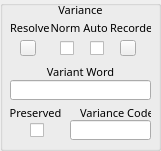
   <widget class="QGroupBox" name="ResolutiongroupBox">
    <property name="geometry">
     <rect>
      <x>590</x>
      <y>320</y>
      <width>161</width>
      <height>151</height>
     </rect>
    </property>
    <property name="font">
     <font>
      <family>FROMVS</family>
      <pointsize>8</pointsize>
      <weight>50</weight>
      <italic>false</italic>
      <bold>false</bold>
     </font>
    </property>
    <property name="title">
     <string/>
    </property>
    <property name="alignment">
     <set>Qt::AlignCenter</set>
    </property>
    <widget class="QCheckBox" name="PreservedCkBox">
     <property name="geometry">
      <rect>
       <x>30</x>
       <y>120</y>
       <width>16</width>
       <height>21</height>
      </rect>
     </property>
     <property name="font">
      <font>
       <family>FROMVS</family>
       <pointsize>8</pointsize>
       <weight>50</weight>
       <italic>false</italic>
       <bold>false</bold>
      </font>
     </property>
     <property name="toolTip">
      <string>Check to preserve</string>
     </property>
     <property name="text">
      <string/>
     </property>
     <property name="checkable">
      <bool>false</bool>
     </property>
    </widget>
    <widget class="QLabel" name="VarianceCodeLabel">
     <property name="geometry">
      <rect>
       <x>80</x>
       <y>100</y>
       <width>71</width>
       <height>21</height>
      </rect>
     </property>
     <property name="font">
      <font>
       <family>FROMVS</family>
       <pointsize>8</pointsize>
       <weight>50</weight>
       <italic>false</italic>
       <bold>false</bold>
      </font>
     </property>
     <property name="text">
      <string>Variance Code</string>
     </property>
     <property name="alignment">
      <set>Qt::AlignBottom|Qt::AlignLeading|Qt::AlignLeft</set>
     </property>
    </widget>
    <widget class="QLabel" name="Preservedchapterlabel">
     <property name="geometry">
      <rect>
       <x>10</x>
       <y>100</y>
       <width>51</width>
       <height>21</height>
      </rect>
     </property>
     <property name="font">
      <font>
       <family>FROMVS</family>
       <pointsize>8</pointsize>
       <weight>50</weight>
       <italic>false</italic>
       <bold>false</bold>
      </font>
     </property>
     <property name="toolTip">
      <string>Preserved</string>
     </property>
     <property name="text">
      <string>Preserved</string>
     </property>
     <property name="alignment">
      <set>Qt::AlignBottom|Qt::AlignHCenter</set>
     </property>
    </widget>
    <widget class="QLabel" name="VarWordlabel">
     <property name="geometry">
      <rect>
       <x>30</x>
       <y>60</y>
       <width>101</width>
       <height>20</height>
      </rect>
     </property>
     <property name="font">
      <font>
       <family>FROMVS</family>
       <pointsize>8</pointsize>
       <weight>50</weight>
       <italic>false</italic>
       <bold>false</bold>
      </font>
     </property>
     <property name="toolTip">
      <string>Variant word</string>
     </property>
     <property name="text">
      <string>Variant Word</string>
     </property>
     <property name="alignment">
      <set>Qt::AlignBottom|Qt::AlignHCenter</set>
     </property>
    </widget>
    <widget class="QLabel" name="VarianceGrouplabel">
     <property name="geometry">
      <rect>
       <x>40</x>
       <y>0</y>
       <width>81</width>
       <height>20</height>
      </rect>
     </property>
     <property name="font">
      <font>
       <family>FROMVS</family>
       <pointsize>8</pointsize>
       <weight>50</weight>
       <italic>false</italic>
       <bold>false</bold>
      </font>
     </property>
     <property name="toolTip">
      <string>OCR Language Group</string>
     </property>
     <property name="text">
      <string>Variance</string>
     </property>
     <property name="alignment">
      <set>Qt::AlignCenter</set>
     </property>
    </widget>
    <widget class="QPushButton" name="Resolvebutton">
     <property name="geometry">
      <rect>
       <x>20</x>
       <y>40</y>
       <width>16</width>
       <height>16</height>
      </rect>
     </property>
     <property name="font">
      <font>
       <family>FROMVS</family>
       <pointsize>8</pointsize>
       <weight>50</weight>
       <italic>false</italic>
       <bold>false</bold>
      </font>
     </property>
     <property name="toolTip">
      <string>Synchronize to selected verse</string>
     </property>
     <property name="text">
      <string/>
     </property>
     <property name="icon">
      <iconset resource="../UI_Icons.qrc">
       <normaloff>:/Icons/Icons/tick.png</normaloff>:/Icons/Icons/tick.png</iconset>
     </property>
    </widget>
    <widget class="QLabel" name="Resolvelabel">
     <property name="geometry">
      <rect>
       <x>10</x>
       <y>20</y>
       <width>41</width>
       <height>16</height>
      </rect>
     </property>
     <property name="text">
      <string>Resolve</string>
     </property>
     <property name="alignment">
      <set>Qt::AlignBottom|Qt::AlignLeading|Qt::AlignLeft</set>
     </property>
    </widget>
    <widget class="QLineEdit" name="VariantWordlineEdit">
     <property name="geometry">
      <rect>
       <x>10</x>
       <y>80</y>
       <width>141</width>
       <height>20</height>
      </rect>
     </property>
     <property name="readOnly">
      <bool>true</bool>
     </property>
    </widget>
    <widget class="QLineEdit" name="VarianceCodelineEdit">
     <property name="geometry">
      <rect>
       <x>70</x>
       <y>120</y>
       <width>81</width>
       <height>20</height>
      </rect>
     </property>
     <property name="readOnly">
      <bool>true</bool>
     </property>
    </widget>
    <widget class="QLabel" name="Recorderlabel">
     <property name="geometry">
      <rect>
       <x>110</x>
       <y>20</y>
       <width>41</width>
       <height>16</height>
      </rect>
     </property>
     <property name="text">
      <string>Recorder</string>
     </property>
     <property name="alignment">
      <set>Qt::AlignBottom|Qt::AlignLeading|Qt::AlignLeft</set>
     </property>
    </widget>
    <widget class="QPushButton" name="Recorderbutton">
     <property name="geometry">
      <rect>
       <x>120</x>
       <y>40</y>
       <width>16</width>
       <height>16</height>
      </rect>
     </property>
     <property name="font">
      <font>
       <family>FROMVS</family>
       <pointsize>8</pointsize>
       <weight>50</weight>
       <italic>false</italic>
       <bold>false</bold>
      </font>
     </property>
     <property name="toolTip">
      <string>Synchronize to selected verse</string>
     </property>
     <property name="text">
      <string/>
     </property>
     <property name="icon">
      <iconset resource="../UI_Icons.qrc">
       <normaloff>:/Icons/Icons/record.png</normaloff>:/Icons/Icons/record.png</iconset>
     </property>
    </widget>
    <widget class="QCheckBox" name="NormcheckBox">
     <property name="geometry">
      <rect>
       <x>60</x>
       <y>40</y>
       <width>16</width>
       <height>16</height>
      </rect>
     </property>
     <property name="toolTip">
      <string>Normalized</string>
     </property>
     <property name="text">
      <string/>
     </property>
     <property name="checkable">
      <bool>true</bool>
     </property>
     <property name="checked">
      <bool>false</bool>
     </property>
    </widget>
    <widget class="QLabel" name="Normlabel">
     <property name="geometry">
      <rect>
       <x>50</x>
       <y>20</y>
       <width>31</width>
       <height>16</height>
      </rect>
     </property>
     <property name="text">
      <string>Norm</string>
     </property>
     <property name="alignment">
      <set>Qt::AlignBottom|Qt::AlignHCenter</set>
     </property>
    </widget>
    <widget class="QCheckBox" name="AutocheckBox">
     <property name="geometry">
      <rect>
       <x>90</x>
       <y>40</y>
       <width>16</width>
       <height>16</height>
      </rect>
     </property>
     <property name="toolTip">
      <string>Normalized</string>
     </property>
     <property name="text">
      <string/>
     </property>
     <property name="checkable">
      <bool>true</bool>
     </property>
     <property name="checked">
      <bool>false</bool>
     </property>
    </widget>
    <widget class="QLabel" name="Normlabel_2">
     <property name="geometry">
      <rect>
       <x>80</x>
       <y>20</y>
       <width>31</width>
       <height>16</height>
      </rect>
     </property>
     <property name="text">
      <string>Auto</string>
     </property>
     <property name="alignment">
      <set>Qt::AlignBottom|Qt::AlignHCenter</set>
     </property>
    </widget>
   </widget>
